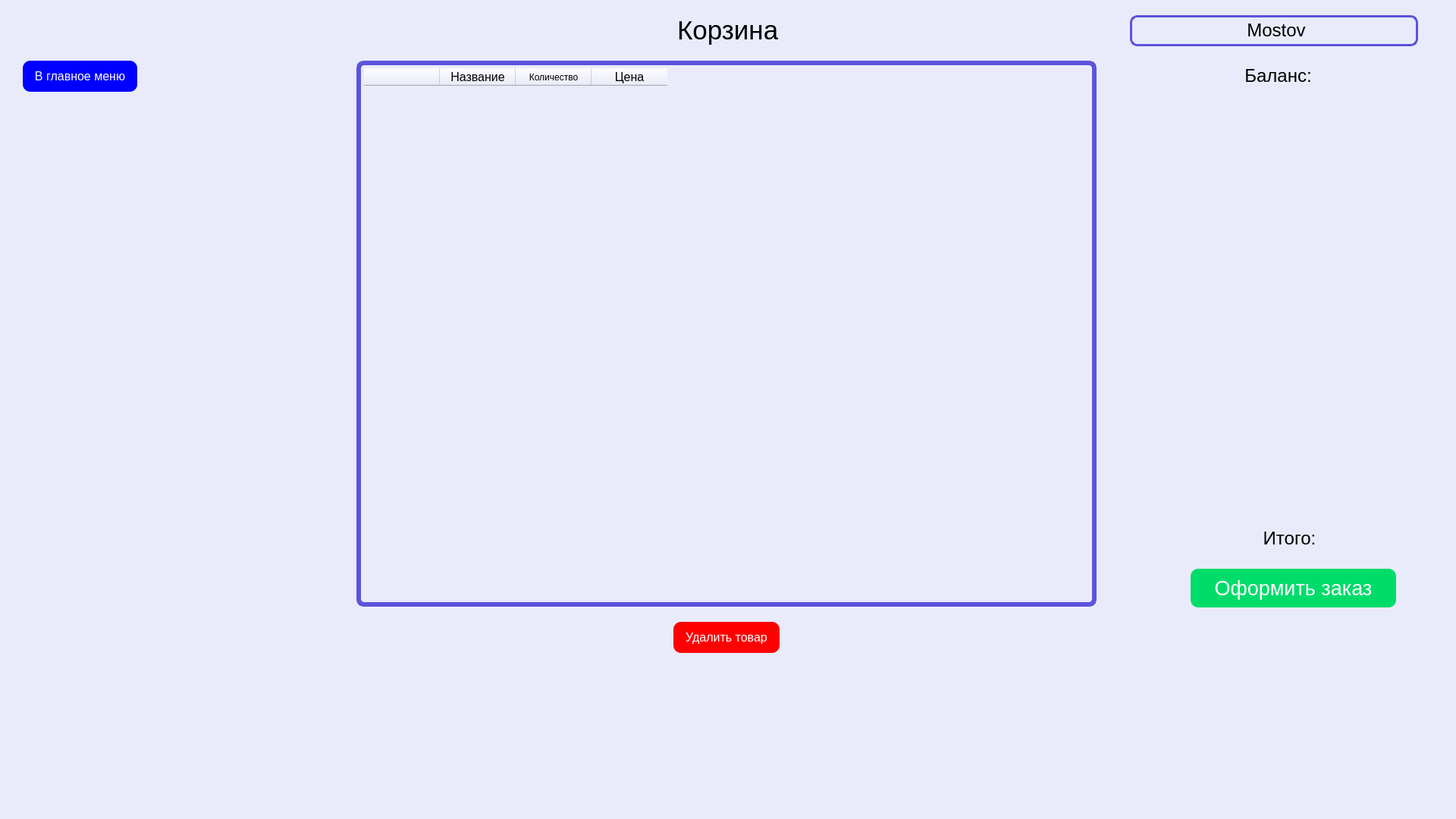
<?xml version="1.0" encoding="UTF-8"?>
<ui version="4.0">
 <class>MainWindow</class>
 <widget class="QMainWindow" name="MainWindow">
  <property name="geometry">
   <rect>
    <x>0</x>
    <y>0</y>
    <width>1920</width>
    <height>1080</height>
   </rect>
  </property>
  <property name="minimumSize">
   <size>
    <width>1920</width>
    <height>1080</height>
   </size>
  </property>
  <property name="maximumSize">
   <size>
    <width>1920</width>
    <height>1080</height>
   </size>
  </property>
  <property name="windowTitle">
   <string>Most-web</string>
  </property>
  <property name="windowIcon">
   <iconset>
    <normaloff>Логотип увеличенный.ico</normaloff>Логотип увеличенный.ico</iconset>
  </property>
  <property name="styleSheet">
   <string notr="true">background-color: rgb(233, 235, 250)</string>
  </property>
  <widget class="QWidget" name="centralwidget">
   <widget class="QTableWidget" name="table">
    <property name="geometry">
     <rect>
      <x>480</x>
      <y>90</y>
      <width>960</width>
      <height>700</height>
     </rect>
    </property>
    <property name="font">
     <font>
      <pointsize>12</pointsize>
     </font>
    </property>
    <property name="styleSheet">
     <string notr="true">border: none</string>
    </property>
    <property name="horizontalScrollBarPolicy">
     <enum>Qt::ScrollBarAlwaysOff</enum>
    </property>
    <property name="editTriggers">
     <set>QAbstractItemView::NoEditTriggers</set>
    </property>
    <property name="showGrid">
     <bool>false</bool>
    </property>
    <property name="gridStyle">
     <enum>Qt::NoPen</enum>
    </property>
    <attribute name="horizontalHeaderVisible">
     <bool>true</bool>
    </attribute>
    <column>
     <property name="text">
      <string/>
     </property>
    </column>
    <column>
     <property name="text">
      <string>Название</string>
     </property>
     <property name="font">
      <font>
       <pointsize>12</pointsize>
      </font>
     </property>
    </column>
    <column>
     <property name="text">
      <string>Количество</string>
     </property>
    </column>
    <column>
     <property name="text">
      <string>Цена</string>
     </property>
     <property name="font">
      <font>
       <pointsize>12</pointsize>
      </font>
     </property>
    </column>
   </widget>
   <widget class="QPushButton" name="delete_btn">
    <property name="geometry">
     <rect>
      <x>888</x>
      <y>820</y>
      <width>140</width>
      <height>41</height>
     </rect>
    </property>
    <property name="palette">
     <palette>
      <active>
       <colorrole role="WindowText">
        <brush brushstyle="SolidPattern">
         <color alpha="255">
          <red>255</red>
          <green>255</green>
          <blue>255</blue>
         </color>
        </brush>
       </colorrole>
       <colorrole role="Button">
        <brush brushstyle="SolidPattern">
         <color alpha="255">
          <red>255</red>
          <green>0</green>
          <blue>0</blue>
         </color>
        </brush>
       </colorrole>
       <colorrole role="Text">
        <brush brushstyle="SolidPattern">
         <color alpha="255">
          <red>255</red>
          <green>255</green>
          <blue>255</blue>
         </color>
        </brush>
       </colorrole>
       <colorrole role="ButtonText">
        <brush brushstyle="SolidPattern">
         <color alpha="255">
          <red>255</red>
          <green>255</green>
          <blue>255</blue>
         </color>
        </brush>
       </colorrole>
       <colorrole role="Base">
        <brush brushstyle="SolidPattern">
         <color alpha="255">
          <red>255</red>
          <green>0</green>
          <blue>0</blue>
         </color>
        </brush>
       </colorrole>
       <colorrole role="Window">
        <brush brushstyle="SolidPattern">
         <color alpha="255">
          <red>255</red>
          <green>0</green>
          <blue>0</blue>
         </color>
        </brush>
       </colorrole>
      </active>
      <inactive>
       <colorrole role="WindowText">
        <brush brushstyle="SolidPattern">
         <color alpha="255">
          <red>255</red>
          <green>255</green>
          <blue>255</blue>
         </color>
        </brush>
       </colorrole>
       <colorrole role="Button">
        <brush brushstyle="SolidPattern">
         <color alpha="255">
          <red>255</red>
          <green>0</green>
          <blue>0</blue>
         </color>
        </brush>
       </colorrole>
       <colorrole role="Text">
        <brush brushstyle="SolidPattern">
         <color alpha="255">
          <red>255</red>
          <green>255</green>
          <blue>255</blue>
         </color>
        </brush>
       </colorrole>
       <colorrole role="ButtonText">
        <brush brushstyle="SolidPattern">
         <color alpha="255">
          <red>255</red>
          <green>255</green>
          <blue>255</blue>
         </color>
        </brush>
       </colorrole>
       <colorrole role="Base">
        <brush brushstyle="SolidPattern">
         <color alpha="255">
          <red>255</red>
          <green>0</green>
          <blue>0</blue>
         </color>
        </brush>
       </colorrole>
       <colorrole role="Window">
        <brush brushstyle="SolidPattern">
         <color alpha="255">
          <red>255</red>
          <green>0</green>
          <blue>0</blue>
         </color>
        </brush>
       </colorrole>
      </inactive>
      <disabled>
       <colorrole role="WindowText">
        <brush brushstyle="SolidPattern">
         <color alpha="255">
          <red>255</red>
          <green>255</green>
          <blue>255</blue>
         </color>
        </brush>
       </colorrole>
       <colorrole role="Button">
        <brush brushstyle="SolidPattern">
         <color alpha="255">
          <red>255</red>
          <green>0</green>
          <blue>0</blue>
         </color>
        </brush>
       </colorrole>
       <colorrole role="Text">
        <brush brushstyle="SolidPattern">
         <color alpha="255">
          <red>255</red>
          <green>255</green>
          <blue>255</blue>
         </color>
        </brush>
       </colorrole>
       <colorrole role="ButtonText">
        <brush brushstyle="SolidPattern">
         <color alpha="255">
          <red>255</red>
          <green>255</green>
          <blue>255</blue>
         </color>
        </brush>
       </colorrole>
       <colorrole role="Base">
        <brush brushstyle="SolidPattern">
         <color alpha="255">
          <red>255</red>
          <green>0</green>
          <blue>0</blue>
         </color>
        </brush>
       </colorrole>
       <colorrole role="Window">
        <brush brushstyle="SolidPattern">
         <color alpha="255">
          <red>255</red>
          <green>0</green>
          <blue>0</blue>
         </color>
        </brush>
       </colorrole>
      </disabled>
     </palette>
    </property>
    <property name="font">
     <font>
      <pointsize>12</pointsize>
     </font>
    </property>
    <property name="styleSheet">
     <string notr="true">#delete_btn {
   background-color: rgb(255, 0, 0); /* Цвет фона кнопки */
    border-radius: 10px; /* Устанавливаем радиус закругления углов */
    color: white; /* Цвет текста кнопки */
}
#delete_btn:hover {
                background-color: rgb(200, 0, 0)
}


</string>
    </property>
    <property name="text">
     <string>Удалить товар</string>
    </property>
   </widget>
   <widget class="QPushButton" name="oformlenie_zakaza_btn">
    <property name="geometry">
     <rect>
      <x>1570</x>
      <y>750</y>
      <width>271</width>
      <height>51</height>
     </rect>
    </property>
    <property name="palette">
     <palette>
      <active>
       <colorrole role="WindowText">
        <brush brushstyle="SolidPattern">
         <color alpha="255">
          <red>255</red>
          <green>255</green>
          <blue>255</blue>
         </color>
        </brush>
       </colorrole>
       <colorrole role="Button">
        <brush brushstyle="SolidPattern">
         <color alpha="255">
          <red>0</red>
          <green>220</green>
          <blue>106</blue>
         </color>
        </brush>
       </colorrole>
       <colorrole role="Text">
        <brush brushstyle="SolidPattern">
         <color alpha="255">
          <red>255</red>
          <green>255</green>
          <blue>255</blue>
         </color>
        </brush>
       </colorrole>
       <colorrole role="ButtonText">
        <brush brushstyle="SolidPattern">
         <color alpha="255">
          <red>255</red>
          <green>255</green>
          <blue>255</blue>
         </color>
        </brush>
       </colorrole>
       <colorrole role="Base">
        <brush brushstyle="SolidPattern">
         <color alpha="255">
          <red>0</red>
          <green>220</green>
          <blue>106</blue>
         </color>
        </brush>
       </colorrole>
       <colorrole role="Window">
        <brush brushstyle="SolidPattern">
         <color alpha="255">
          <red>0</red>
          <green>220</green>
          <blue>106</blue>
         </color>
        </brush>
       </colorrole>
      </active>
      <inactive>
       <colorrole role="WindowText">
        <brush brushstyle="SolidPattern">
         <color alpha="255">
          <red>255</red>
          <green>255</green>
          <blue>255</blue>
         </color>
        </brush>
       </colorrole>
       <colorrole role="Button">
        <brush brushstyle="SolidPattern">
         <color alpha="255">
          <red>0</red>
          <green>220</green>
          <blue>106</blue>
         </color>
        </brush>
       </colorrole>
       <colorrole role="Text">
        <brush brushstyle="SolidPattern">
         <color alpha="255">
          <red>255</red>
          <green>255</green>
          <blue>255</blue>
         </color>
        </brush>
       </colorrole>
       <colorrole role="ButtonText">
        <brush brushstyle="SolidPattern">
         <color alpha="255">
          <red>255</red>
          <green>255</green>
          <blue>255</blue>
         </color>
        </brush>
       </colorrole>
       <colorrole role="Base">
        <brush brushstyle="SolidPattern">
         <color alpha="255">
          <red>0</red>
          <green>220</green>
          <blue>106</blue>
         </color>
        </brush>
       </colorrole>
       <colorrole role="Window">
        <brush brushstyle="SolidPattern">
         <color alpha="255">
          <red>0</red>
          <green>220</green>
          <blue>106</blue>
         </color>
        </brush>
       </colorrole>
      </inactive>
      <disabled>
       <colorrole role="WindowText">
        <brush brushstyle="SolidPattern">
         <color alpha="255">
          <red>255</red>
          <green>255</green>
          <blue>255</blue>
         </color>
        </brush>
       </colorrole>
       <colorrole role="Button">
        <brush brushstyle="SolidPattern">
         <color alpha="255">
          <red>0</red>
          <green>220</green>
          <blue>106</blue>
         </color>
        </brush>
       </colorrole>
       <colorrole role="Text">
        <brush brushstyle="SolidPattern">
         <color alpha="255">
          <red>255</red>
          <green>255</green>
          <blue>255</blue>
         </color>
        </brush>
       </colorrole>
       <colorrole role="ButtonText">
        <brush brushstyle="SolidPattern">
         <color alpha="255">
          <red>255</red>
          <green>255</green>
          <blue>255</blue>
         </color>
        </brush>
       </colorrole>
       <colorrole role="Base">
        <brush brushstyle="SolidPattern">
         <color alpha="255">
          <red>0</red>
          <green>220</green>
          <blue>106</blue>
         </color>
        </brush>
       </colorrole>
       <colorrole role="Window">
        <brush brushstyle="SolidPattern">
         <color alpha="255">
          <red>0</red>
          <green>220</green>
          <blue>106</blue>
         </color>
        </brush>
       </colorrole>
      </disabled>
     </palette>
    </property>
    <property name="font">
     <font>
      <pointsize>20</pointsize>
     </font>
    </property>
    <property name="styleSheet">
     <string notr="true">#oformlenie_zakaza_btn {
   background-color:rgb(0, 220, 106); /* Цвет фона кнопки */
    border-radius: 10px; /* Устанавливаем радиус закругления углов */
    color: white; /* Цвет текста кнопки */
}
#oformlenie_zakaza_btn:hover {
                background-color:rgb(0, 152, 0);
}


</string>
    </property>
    <property name="text">
     <string>Оформить заказ</string>
    </property>
   </widget>
   <widget class="QPushButton" name="back_menu_btn">
    <property name="geometry">
     <rect>
      <x>30</x>
      <y>80</y>
      <width>151</width>
      <height>41</height>
     </rect>
    </property>
    <property name="palette">
     <palette>
      <active>
       <colorrole role="WindowText">
        <brush brushstyle="SolidPattern">
         <color alpha="255">
          <red>255</red>
          <green>255</green>
          <blue>255</blue>
         </color>
        </brush>
       </colorrole>
       <colorrole role="Button">
        <brush brushstyle="SolidPattern">
         <color alpha="255">
          <red>0</red>
          <green>0</green>
          <blue>255</blue>
         </color>
        </brush>
       </colorrole>
       <colorrole role="Text">
        <brush brushstyle="SolidPattern">
         <color alpha="255">
          <red>255</red>
          <green>255</green>
          <blue>255</blue>
         </color>
        </brush>
       </colorrole>
       <colorrole role="ButtonText">
        <brush brushstyle="SolidPattern">
         <color alpha="255">
          <red>255</red>
          <green>255</green>
          <blue>255</blue>
         </color>
        </brush>
       </colorrole>
       <colorrole role="Base">
        <brush brushstyle="SolidPattern">
         <color alpha="255">
          <red>0</red>
          <green>0</green>
          <blue>255</blue>
         </color>
        </brush>
       </colorrole>
       <colorrole role="Window">
        <brush brushstyle="SolidPattern">
         <color alpha="255">
          <red>0</red>
          <green>0</green>
          <blue>255</blue>
         </color>
        </brush>
       </colorrole>
      </active>
      <inactive>
       <colorrole role="WindowText">
        <brush brushstyle="SolidPattern">
         <color alpha="255">
          <red>255</red>
          <green>255</green>
          <blue>255</blue>
         </color>
        </brush>
       </colorrole>
       <colorrole role="Button">
        <brush brushstyle="SolidPattern">
         <color alpha="255">
          <red>0</red>
          <green>0</green>
          <blue>255</blue>
         </color>
        </brush>
       </colorrole>
       <colorrole role="Text">
        <brush brushstyle="SolidPattern">
         <color alpha="255">
          <red>255</red>
          <green>255</green>
          <blue>255</blue>
         </color>
        </brush>
       </colorrole>
       <colorrole role="ButtonText">
        <brush brushstyle="SolidPattern">
         <color alpha="255">
          <red>255</red>
          <green>255</green>
          <blue>255</blue>
         </color>
        </brush>
       </colorrole>
       <colorrole role="Base">
        <brush brushstyle="SolidPattern">
         <color alpha="255">
          <red>0</red>
          <green>0</green>
          <blue>255</blue>
         </color>
        </brush>
       </colorrole>
       <colorrole role="Window">
        <brush brushstyle="SolidPattern">
         <color alpha="255">
          <red>0</red>
          <green>0</green>
          <blue>255</blue>
         </color>
        </brush>
       </colorrole>
      </inactive>
      <disabled>
       <colorrole role="WindowText">
        <brush brushstyle="SolidPattern">
         <color alpha="255">
          <red>255</red>
          <green>255</green>
          <blue>255</blue>
         </color>
        </brush>
       </colorrole>
       <colorrole role="Button">
        <brush brushstyle="SolidPattern">
         <color alpha="255">
          <red>0</red>
          <green>0</green>
          <blue>255</blue>
         </color>
        </brush>
       </colorrole>
       <colorrole role="Text">
        <brush brushstyle="SolidPattern">
         <color alpha="255">
          <red>255</red>
          <green>255</green>
          <blue>255</blue>
         </color>
        </brush>
       </colorrole>
       <colorrole role="ButtonText">
        <brush brushstyle="SolidPattern">
         <color alpha="255">
          <red>255</red>
          <green>255</green>
          <blue>255</blue>
         </color>
        </brush>
       </colorrole>
       <colorrole role="Base">
        <brush brushstyle="SolidPattern">
         <color alpha="255">
          <red>0</red>
          <green>0</green>
          <blue>255</blue>
         </color>
        </brush>
       </colorrole>
       <colorrole role="Window">
        <brush brushstyle="SolidPattern">
         <color alpha="255">
          <red>0</red>
          <green>0</green>
          <blue>255</blue>
         </color>
        </brush>
       </colorrole>
      </disabled>
     </palette>
    </property>
    <property name="font">
     <font>
      <pointsize>12</pointsize>
     </font>
    </property>
    <property name="styleSheet">
     <string notr="true">#back_menu_btn {
   background-color:rgb(0, 0, 255); /* Цвет фона кнопки */
    border-radius: 10px; /* Устанавливаем радиус закругления углов */
    color: white; /* Цвет текста кнопки */
}
#back_menu_btn:hover {
                background-color: rgb(0, 0, 158)
}
#back_menu_btn:pressed {
	background-color: rgb(0, 0, 120)
}


</string>
    </property>
    <property name="text">
     <string>В главное меню</string>
    </property>
   </widget>
   <widget class="QLabel" name="label_6">
    <property name="geometry">
     <rect>
      <x>893</x>
      <y>20</y>
      <width>133</width>
      <height>40</height>
     </rect>
    </property>
    <property name="font">
     <font>
      <pointsize>26</pointsize>
     </font>
    </property>
    <property name="text">
     <string>Корзина</string>
    </property>
   </widget>
   <widget class="QLabel" name="label_3">
    <property name="geometry">
     <rect>
      <x>470</x>
      <y>80</y>
      <width>976</width>
      <height>720</height>
     </rect>
    </property>
    <property name="styleSheet">
     <string notr="true">border-radius: 10px;
border: 6px solid rgb(92, 83, 220);</string>
    </property>
    <property name="text">
     <string/>
    </property>
   </widget>
   <widget class="QLabel" name="itog_label">
    <property name="geometry">
     <rect>
      <x>1570</x>
      <y>690</y>
      <width>261</width>
      <height>40</height>
     </rect>
    </property>
    <property name="font">
     <font>
      <pointsize>18</pointsize>
     </font>
    </property>
    <property name="text">
     <string>&lt;html&gt;&lt;head/&gt;&lt;body&gt;&lt;p align=&quot;center&quot;&gt;Итого:&lt;/p&gt;&lt;/body&gt;&lt;/html&gt;</string>
    </property>
   </widget>
   <widget class="QLabel" name="balans_label">
    <property name="geometry">
     <rect>
      <x>1450</x>
      <y>80</y>
      <width>471</width>
      <height>40</height>
     </rect>
    </property>
    <property name="font">
     <font>
      <pointsize>18</pointsize>
     </font>
    </property>
    <property name="text">
     <string>&lt;html&gt;&lt;head/&gt;&lt;body&gt;&lt;p align=&quot;center&quot;&gt;Баланс:&lt;/p&gt;&lt;/body&gt;&lt;/html&gt;</string>
    </property>
   </widget>
   <widget class="QLabel" name="name_label">
    <property name="geometry">
     <rect>
      <x>1490</x>
      <y>20</y>
      <width>380</width>
      <height>41</height>
     </rect>
    </property>
    <property name="font">
     <font>
      <pointsize>18</pointsize>
     </font>
    </property>
    <property name="styleSheet">
     <string notr="true">                    border-radius: 10px;
                    border: 3px solid rgb(92, 83, 220);</string>
    </property>
    <property name="text">
     <string>&lt;html&gt;&lt;head/&gt;&lt;body&gt;&lt;p align=&quot;center&quot;&gt;Mostov&lt;/p&gt;&lt;/body&gt;&lt;/html&gt;</string>
    </property>
   </widget>
   <zorder>label_3</zorder>
   <zorder>table</zorder>
   <zorder>delete_btn</zorder>
   <zorder>oformlenie_zakaza_btn</zorder>
   <zorder>back_menu_btn</zorder>
   <zorder>label_6</zorder>
   <zorder>itog_label</zorder>
   <zorder>balans_label</zorder>
   <zorder>name_label</zorder>
  </widget>
  <widget class="QMenuBar" name="menubar">
   <property name="geometry">
    <rect>
     <x>0</x>
     <y>0</y>
     <width>1920</width>
     <height>21</height>
    </rect>
   </property>
  </widget>
  <widget class="QStatusBar" name="statusbar"/>
 </widget>
 <resources/>
 <connections/>
</ui>
